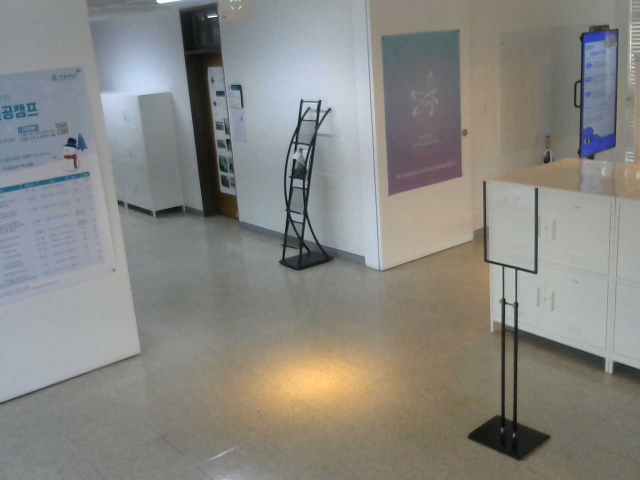
#> input picture test_dataset.jpg, 1280 x 960 px (shown at 1/2 size)
$ python main.py
#> lines starting #> are read from the running program, lines starting #| are printed output that depends on the picture
#> the answer given: test_dataset.jpg
### ui_function.py
import cv2
import tkinter as tk
from tkinter import scrolledtext
from PIL import Image, ImageTk
import math
import csv
from datetime import datetime
import matplotlib.colors as mcolors


class ImageEditor:
    def __init__(self, root, image_path):
#> called with image_path = 'test_dataset.jpg'
        self.color_dict = {'x': 'blue', 'y': 'green', 'z': 'orange', 'r': 'yellow', 'h': 'red', 'm': 'white'}
        self.r_line = 0
        self.m_line = 0
        self.real_len = 0
        self.root = root
        self.root.title("Image Editor")

        self.image_path = image_path
        self.image = cv2.imread(image_path)
#> self.image is the input picture: shape (960, 1280, 3); mean B, G, R 130.3, 135.1, 135.9
        self.image = cv2.resize(self.image, (640, 480))
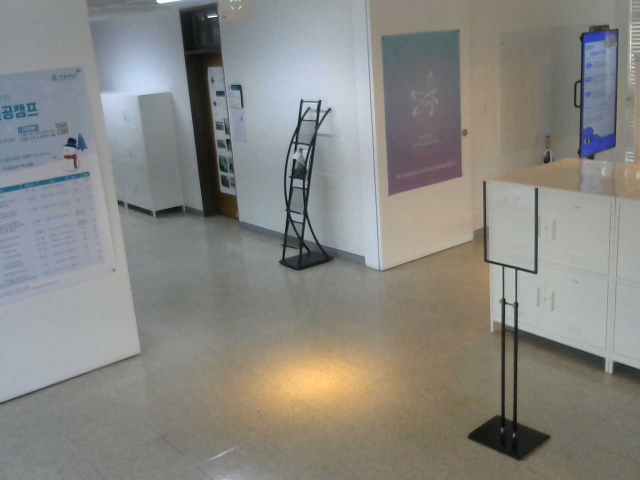
#> self.image: shape (480, 640, 3); mean B, G, R 130.4, 135.2, 136
        self.image_copies = [self.image.copy()]
        self.display_image = cv2.cvtColor(self.image, cv2.COLOR_BGR2RGB)
        self.photo = ImageTk.PhotoImage(image=Image.fromarray(self.display_image))

        # Create frame
        self.frame = tk.Frame(root)
        self.frame.pack()

        # Creating and Placing canvas
        self.canvas = tk.Canvas(self.frame, width=self.image.shape[1], height=self.image.shape[0])
        self.canvas.pack(side=tk.LEFT)

        # Add Image
        self.canvas.create_image(0, 0, anchor=tk.NW, image=self.photo)

        # Creat output text box
        self.output_text = scrolledtext.ScrolledText(self.frame, width=40, height=30, bg="lightgrey", font=("Helvetica", 10), wrap=tk.WORD)
        self.output_text.pack(side=tk.BOTTOM, anchor="center", fill="y", padx='100', pady='60')

        # Add Button
        self.pick_x_button = tk.Button(self.frame, text="X - axis", command=lambda: self.pick_points('x'), fg="blue")
        self.pick_x_button.pack(side=tk.LEFT, anchor="nw")

        self.pick_y_button = tk.Button(self.frame, text="Y - axis", command=lambda: self.pick_points('y'), fg="green")
        self.pick_y_button.pack(side=tk.LEFT, anchor="nw")

        self.pick_z_button = tk.Button(self.frame, text="Z - axis", command=lambda: self.pick_points('z'), fg="orange")
        self.pick_z_button.pack(side=tk.LEFT, anchor="nw")

        self.pick_r_button = tk.Button(self.frame, text="Reference", command=lambda: [self.pick_points('r')], fg="yellow")
        self.pick_r_button.pack(side=tk.LEFT, anchor="nw")
        self.pick_h_button = tk.Button(self.frame, text="Helper", command=lambda: self.pick_points('h'), fg="red")
        self.pick_h_button.pack(side=tk.LEFT, anchor="nw")
        self.pick_m_button = tk.Button(self.frame, text="Measure", command=lambda: self.pick_points('m'), fg="white")
        self.pick_m_button.pack(side=tk.LEFT, anchor="nw")

        self.store_button = tk.Button(root, text="Store", command=self.store_data)
        self.store_button.pack(side=tk.RIGHT, anchor="n")
        self.clear_button = tk.Button(root, text="Clear", command=self.clear_lines)
        self.clear_button.pack(side=tk.RIGHT, padx=1)

        # Points for 'x~m' group
        self.x_points = []
        self.y_points = []
        self.z_points = []
        self.r_points = []
        self.h_points = []
        self.m_points = []

        self.x_lines = []
        self.y_lines = []
        self.z_lines = []
        self.r_lines = []
        self.h_lines = []
        self.m_lines = []

        self.current_group = None
        self.csv_filename = "lines_data.csv" # CSV file to store (time, image file, line coordinates, etc.)

        self.points = []

    # [141 lines left out: functions pick_points, get_point, get_input, get_, cal_height, store_data and 2 more, not called in this run]

### main.py
import tkinter as tk
from tkinter import filedialog
import ui_function as func

if __name__ == "__main__":
    root = tk.Tk()

    # Open a file dialog to choose an image
    file_path = filedialog.askopenfilename(title="Select Image File", filetypes=[("Image files", "*.png;*.jpg;*.jpeg")])

    if file_path:
        image_editor = func.ImageEditor(root, file_path)
        root.mainloop()
